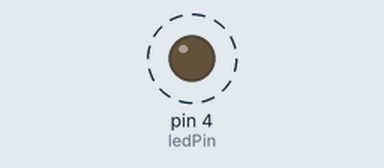
Bench run of a sketch on a simulated Arduino Uno, built with avr-gcc and run on an emulated ATmega328P. Parts: output pins drawn as LEDs (lit = HIGH). Dashed ring = blinking.

Above: at 0.2 s.
Timing chart, 0 to 3.0 s (numbered marks = the images above):
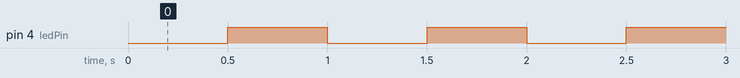

Measured:
- by itself, pin 4 (ledPin): alternates HIGH for 0.50 s and LOW for 0.50 s

The sketch:

onOffMedInterruptTimer1.ino
```cpp
#include <TimerOne.h>
const uint8_t ledPin = 4;
int ledState = LOW;
int iterations = 0;

void setup() {
  pinMode(ledPin, OUTPUT);
  Timer1.initialize(500000); //The led will blink in a half second time interval
  Timer1.attachInterrupt(blinkLed);
}

void loop() {
  delay(2000);
}

void blinkLed(){
  ledState = !ledState;
  digitalWrite(ledPin, ledState);
}
```
